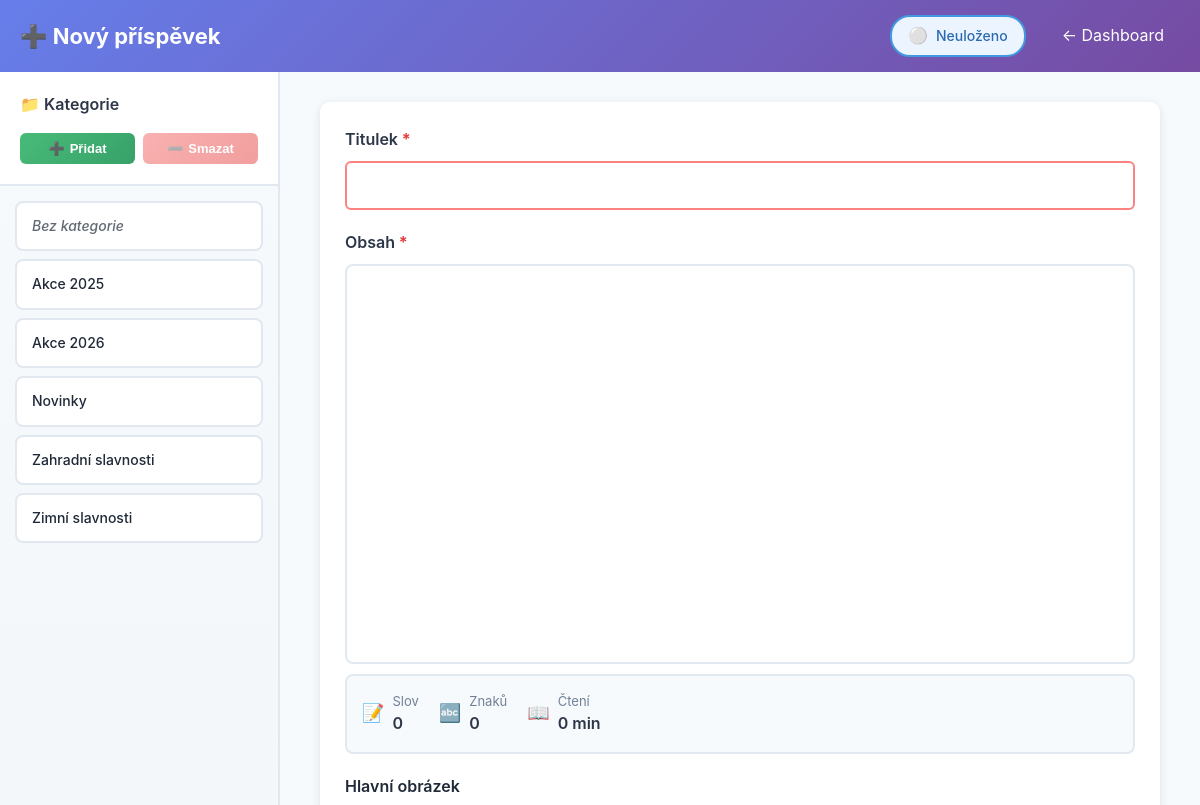
Before: /admin/add_post.php (signed in, upper part) with the older database file.
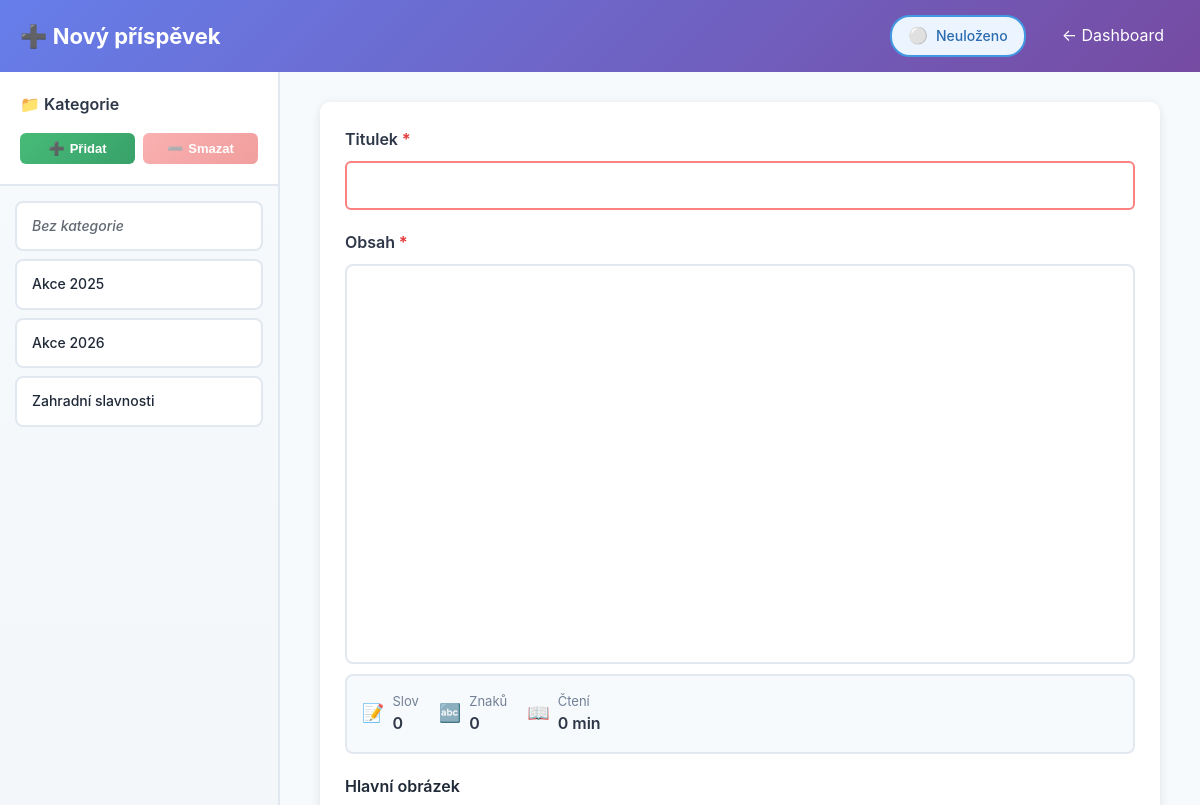
After: the same page with the newer database file.
### tables this page shows
CREATE TABLE `categories` (
  `id` int(11) NOT NULL AUTO_INCREMENT,
  `name` varchar(100) NOT NULL,
  `slug` varchar(100) NOT NULL,
  `description` text,
  `created_at` timestamp NOT NULL DEFAULT CURRENT_TIMESTAMP,
  PRIMARY KEY (`id`),
  UNIQUE KEY `name` (`name`),
  UNIQUE KEY `slug` (`slug`),
  KEY `idx_slug` (`slug`)
);

### includes/database.class.php (called while the page is built, shortened)
<?php
class Database {
    private $connection;
    private $stmt;
    public function __construct() {
        $dsn = 'mysql:host=' . DB_HOST . ';dbname=' . DB_NAME . ';charset=' . DB_CHARSET;
        $options = [
            PDO::ATTR_ERRMODE => PDO::ERRMODE_EXCEPTION,
            PDO::ATTR_DEFAULT_FETCH_MODE => PDO::FETCH_ASSOC,
            PDO::ATTR_EMULATE_PREPARES => false,
            PDO::MYSQL_ATTR_INIT_COMMAND => "SET NAMES utf8mb4 COLLATE utf8mb4_unicode_ci"
        ];
        try {
            $this->connection = new PDO($dsn, DB_USER, DB_PASS, $options);
        } catch (PDOException $e) {
            $this->error = $e->getMessage();
            $this->logError('Database Connection', $e->getMessage());
            die('Chyba připojení k databázi. Zkontrolujte konfiguraci.');
        }
    }
    public function query($sql) {
    try {
        $this->stmt = $this->connection->prepare($sql);
        return $this;
    } catch (PDOException $e) {
        $this->logError('Query Prepare', $e->getMessage());
        $this->stmt = null;
        return $this;
    }
}
    public function execute() {
        try {
            return $this->stmt->execute();
        } catch (PDOException $e) {
            $this->logError('Query Execute', $e->getMessage());
            return false;
        }
    }
    public function fetchAll() {
    $this->execute();
    return $this->stmt->fetchAll();
    }
}
?>

### config.php (called while the page is built, shortened)
<?php
require_once INCLUDES_PATH . 'database.class.php';
require_once INCLUDES_PATH . 'category.class.php';
$db = new Database();
require_once INCLUDES_PATH . 'helpers.php';
?>

### includes/category.class.php (called while the page is built, shortened)
<?php
class Category {
    private $db;
    public function __construct() {
        global $db;
        $this->db = $db;
    }
    public function getAll() {
        $this->db->query("SELECT * FROM categories ORDER BY name ASC");
        return $this->db->fetchAll();
    }
}
?>

### includes/helpers.php (called while the page is built, shortened)
<?php
function e($text) {
    if ($text === null || $text === '') {
        return '';
    }
    return htmlspecialchars($text, ENT_QUOTES, 'UTF-8');
}
?>

### admin/add_post.php (the view, shortened to what the changed rows need)
<?php
require_once '../config.php';
$category = new Category();
$categories = $category->getAll();
?>
<!DOCTYPE html>
<html lang="cs">
<head>
    <link rel="stylesheet" href="<?= ASSETS_URL ?>css/admin.css">
    <link href="https://cdn.quilljs.com/1.3.6/quill.snow.css" rel="stylesheet">
</head>
<body>
    <header class="admin-header">
        <div class="header-content">
            <h1>➕ Nový příspěvek</h1>
        </div>
    </header>
    <div class="main-wrapper">
        <div class="categories-sidebar">
            <div class="categories-list">
                <?php foreach ($categories as $cat): ?>
                <div class="category-item" data-id="<?= $cat['id'] ?>" onclick="selectCategory(<?= $cat['id'] ?>)">
                    <div class="category-name"><?= e($cat['name']) ?></div>
                </div>
                <?php endforeach; ?>
            </div>
        </div>
    </div>
</body>
</html>

Changed rows visible on the page:
removed categories: name "Novinky"
removed categories: name "Zimní slavnosti"
